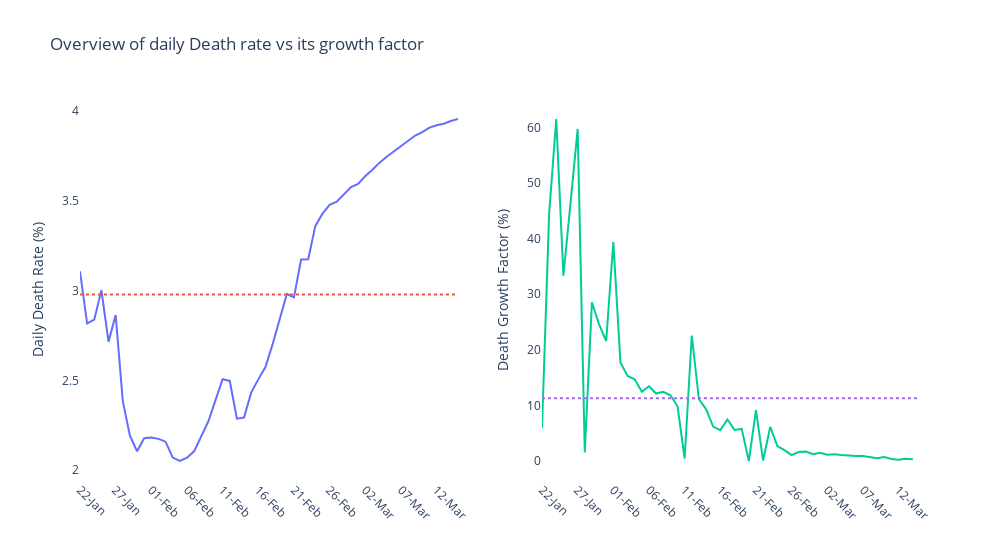

Write notebook code for a chart like this one.
### Markdown cell above
Daily death rate had an exponential growth in mid-February and seems to be slowing down. Noticibly, the death rate in the beginning of the lockdown decreased, but part of that could be is the increase in positive cases (as shown above with spike in confirmed growth factor) - more positive cases skwed a lower daily death rate.   

The overall death growth factor is decreasing with multiple severe spikes in the beginning of lockdown. The trend dives below its average for nearly a month and continues to do so. In the last 7 days, the death growth factor is below 1% and still heading down. This is good news.

### Code cell
create_growth_plots(observe_date,'deaths')

### Figure 1 — Plotly figure (JSON) as saved in the notebook; plotly's stock layout.template omitted (floating-point values rounded to 4 significant figures)
{"data": [{"name": "Daily Death Rate", "type": "scatter", "x": ["22-Jan", "23-Jan", "24-Jan", "25-Jan", "26-Jan", "27-Jan", "28-Jan", "29-Jan", "30-Jan", "31-Jan", "01-Feb", "02-Feb", "03-Feb", "04-Feb", "05-Feb", "06-Feb", "07-Feb", "08-Feb", "09-Feb", "10-Feb", "11-Feb", "12-Feb", "13-Feb", "14-Feb", "15-Feb", "16-Feb", "17-Feb", "18-Feb", "19-Feb", "20-Feb", "21-Feb", "22-Feb", "23-Feb", "24-Feb", "25-Feb", "26-Feb", "27-Feb", "28-Feb", "29-Feb", "01-Mar", "02-Mar", "03-Mar", "04-Mar", "05-Mar", "06-Mar", "07-Mar", "08-Mar", "09-Mar", "10-Mar", "11-Mar", "12-Mar", "13-Mar", "14-Mar", "15-Mar"], "xaxis": "x", "y": [3.108, 2.817, 2.838, 3.002, 2.716, 2.864, 2.384, 2.191, 2.105, 2.177, 2.182, 2.174, 2.158, 2.069, 2.05, 2.069, 2.104, 2.186, 2.272, 2.39, 2.506, 2.497, 2.286, 2.293, 2.432, 2.505, 2.574, 2.7, 2.836, 2.981, 2.963, 3.173, 3.175, 3.361, 3.429, 3.478, 3.496, 3.537, 3.577, 3.595, 3.639, 3.674, 3.714, 3.746, 3.775, 3.806, 3.838, 3.864, 3.883, 3.909, 3.922, 3.931, 3.945, 3.957], "yaxis": "y"}, {"line": {"dash": "dot"}, "name": "Average Death Rate", "type": "scatter", "x": ["22-Jan", "23-Jan", "24-Jan", "25-Jan", "26-Jan", "27-Jan", "28-Jan", "29-Jan", "30-Jan", "31-Jan", "01-Feb", "02-Feb", "03-Feb", "04-Feb", "05-Feb", "06-Feb", "07-Feb", "08-Feb", "09-Feb", "10-Feb", "11-Feb", "12-Feb", "13-Feb", "14-Feb", "15-Feb", "16-Feb", "17-Feb", "18-Feb", "19-Feb", "20-Feb", "21-Feb", "22-Feb", "23-Feb", "24-Feb", "25-Feb", "26-Feb", "27-Feb", "28-Feb", "29-Feb", "01-Mar", "02-Mar", "03-Mar", "04-Mar", "05-Mar", "06-Mar", "07-Mar", "08-Mar", "09-Mar", "10-Mar", "11-Mar", "12-Mar", "13-Mar", "14-Mar", "15-Mar"], "xaxis": "x", "y": [2.979, 2.979, 2.979, 2.979, 2.979, 2.979, 2.979, 2.979, 2.979, 2.979, 2.979, 2.979, 2.979, 2.979, 2.979, 2.979, 2.979, 2.979, 2.979, 2.979, 2.979, 2.979, 2.979, 2.979, 2.979, 2.979, 2.979, 2.979, 2.979, 2.979, 2.979, 2.979, 2.979, 2.979, 2.979, 2.979, 2.979, 2.979, 2.979, 2.979, 2.979, 2.979, 2.979, 2.979, 2.979, 2.979, 2.979, 2.979, 2.979, 2.979, 2.979, 2.979, 2.979, 2.979], "yaxis": "y"}, {"name": "Daily Death Growth Factor", "type": "scatter", "x": ["22-Jan", "23-Jan", "24-Jan", "25-Jan", "26-Jan", "27-Jan", "28-Jan", "29-Jan", "30-Jan", "31-Jan", "01-Feb", "02-Feb", "03-Feb", "04-Feb", "05-Feb", "06-Feb", "07-Feb", "08-Feb", "09-Feb", "10-Feb", "11-Feb", "12-Feb", "13-Feb", "14-Feb", "15-Feb", "16-Feb", "17-Feb", "18-Feb", "19-Feb", "20-Feb", "21-Feb", "22-Feb", "23-Feb", "24-Feb", "25-Feb", "26-Feb", "27-Feb", "28-Feb", "29-Feb", "01-Mar", "02-Mar", "03-Mar", "04-Mar", "05-Mar", "06-Mar", "07-Mar", "08-Mar", "09-Mar", "10-Mar", "11-Mar", "12-Mar", "13-Mar", "14-Mar", "15-Mar"], "xaxis": "x2", "y": [5.882, 44.44, 61.54, 33.33, 46.43, 59.76, 1.527, 28.57, 24.56, 21.6, 39.38, 17.73, 15.29, 14.69, 12.46, 13.45, 12.13, 12.44, 11.84, 9.891, 0.45, 22.58, 11.11, 9.342, 6.197, 5.552, 7.461, 5.594, 5.771, 0, 9.168, 0.08193, 6.14, 2.7, 1.953, 1.068, 1.603, 1.686, 1.235, 1.463, 1.133, 1.222, 1.073, 0.9625, 0.9204, 0.8795, 0.7427, 0.5128, 0.7015, 0.3483, 0.2209, 0.4093, 0.3136], "yaxis": "y2"}, {"line": {"dash": "dot"}, "name": "Daily Average Death <br> Growth Factor", "type": "scatter", "x": ["22-Jan", "23-Jan", "24-Jan", "25-Jan", "26-Jan", "27-Jan", "28-Jan", "29-Jan", "30-Jan", "31-Jan", "01-Feb", "02-Feb", "03-Feb", "04-Feb", "05-Feb", "06-Feb", "07-Feb", "08-Feb", "09-Feb", "10-Feb", "11-Feb", "12-Feb", "13-Feb", "14-Feb", "15-Feb", "16-Feb", "17-Feb", "18-Feb", "19-Feb", "20-Feb", "21-Feb", "22-Feb", "23-Feb", "24-Feb", "25-Feb", "26-Feb", "27-Feb", "28-Feb", "29-Feb", "01-Mar", "02-Mar", "03-Mar", "04-Mar", "05-Mar", "06-Mar", "07-Mar", "08-Mar", "09-Mar", "10-Mar", "11-Mar", "12-Mar", "13-Mar", "14-Mar", "15-Mar"], "xaxis": "x2", "y": [11.27, 11.27, 11.27, 11.27, 11.27, 11.27, 11.27, 11.27, 11.27, 11.27, 11.27, 11.27, 11.27, 11.27, 11.27, 11.27, 11.27, 11.27, 11.27, 11.27, 11.27, 11.27, 11.27, 11.27, 11.27, 11.27, 11.27, 11.27, 11.27, 11.27, 11.27, 11.27, 11.27, 11.27, 11.27, 11.27, 11.27, 11.27, 11.27, 11.27, 11.27, 11.27, 11.27, 11.27, 11.27, 11.27, 11.27, 11.27, 11.27, 11.27, 11.27, 11.27, 11.27, 11.27], "yaxis": "y2"}], "layout": {"paper_bgcolor": "rgba(0,0,0,0)", "plot_bgcolor": "rgba(0,0,0,0)", "showlegend": false, "title": {"text": "Overview of daily Death rate vs its growth factor"}, "width": 1000, "xaxis": {"anchor": "y", "domain": [0, 0.45], "showgrid": false, "tickangle": 45, "tickvals": ["22-Jan", "27-Jan", "01-Feb", "06-Feb", "11-Feb", "16-Feb", "21-Feb", "26-Feb", "02-Mar", "07-Mar", "12-Mar"]}, "xaxis2": {"anchor": "y2", "domain": [0.55, 1], "showgrid": false, "tickangle": 45, "tickvals": ["22-Jan", "27-Jan", "01-Feb", "06-Feb", "11-Feb", "16-Feb", "21-Feb", "26-Feb", "02-Mar", "07-Mar", "12-Mar"]}, "yaxis": {"anchor": "x", "domain": [0, 1], "showgrid": false, "title": {"text": "Daily Death Rate (%)"}}, "yaxis2": {"anchor": "x2", "domain": [0, 1], "showgrid": false, "title": {"text": "Death Growth Factor (%)"}}}}
